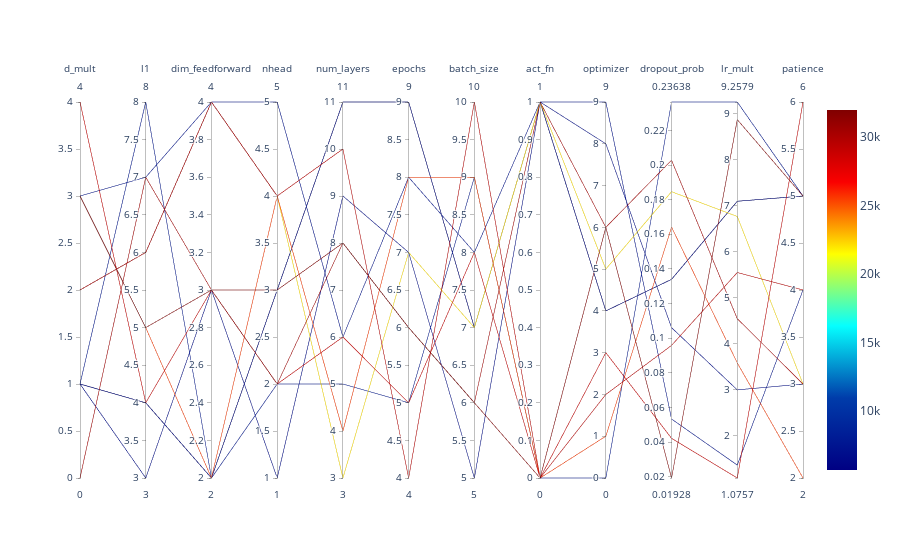

Write notebook code for a chart like this one.
### Markdown cell above
### Parallel Coordinates Plot

### Code cell
#| fig-cap: Parallel coordinates plots
spot_tuner.parallel_plot()

### Figure 1 — Plotly figure (JSON) as saved in the notebook; plotly's stock layout.template omitted (floating-point values rounded to 4 significant figures)
{"data": [{"dimensions": [{"label": "d_mult", "range": [0, 4], "values": [0, 2, 3, 4, 2, 3, 1, 3, 1, 1, 1]}, {"label": "l1", "range": [3, 8], "values": [7, 6, 7, 4, 6, 5, 3, 5, 4, 8, 4]}, {"label": "dim_feedforward", "range": [2, 4], "values": [3, 4, 4, 3, 4, 2, 3, 3, 2, 2, 2]}, {"label": "nhead", "range": [1, 5], "values": [2, 4, 5, 2, 4, 4, 1, 3, 3, 2, 3]}, {"label": "num_layers", "range": [3, 11], "values": [8, 10, 6, 6, 3, 4, 9, 8, 11, 5, 11]}, {"label": "epochs", "range": [4, 9], "values": [6, 4, 8, 5, 7, 8, 7, 6, 9, 5, 9]}, {"label": "batch_size", "range": [5, 10], "values": [6, 10, 8, 8, 7, 9, 5, 6, 7, 9, 7]}, {"label": "act_fn", "range": [0, 1], "values": [1, 0, 1, 0, 1, 0, 1, 0, 1, 0, 1]}, {"label": "optimizer", "range": [0, 9], "values": [6, 2, 9, 3, 5, 1, 8, 6, 4, 0, 4]}, {"label": "dropout_prob", "range": [0.01928, 0.2364], "values": [0.2028, 0.09585, 0.05335, 0.04218, 0.1846, 0.1641, 0.1061, 0.01928, 0.134, 0.2364, 0.134]}, {"label": "lr_mult", "range": [1.076, 9.258], "values": [4.542, 5.547, 1.357, 1.076, 6.767, 3.579, 2.993, 8.874, 7.098, 9.258, 7.098]}, {"label": "patience", "range": [2, 6], "values": [3, 4, 4, 6, 3, 2, 3, 5, 5, 5, 5]}], "line": {"cmax": 31990.0, "cmin": 5690.0, "color": [30330.0, 29320.0, 7284.0, 28850.0, 22130.0, 25590.0, 6731.0, 31990.0, 5690.0, 7629.0, 6377.0], "colorscale": [[0, "rgb(0,0,131)"], [0.2, "rgb(0,60,170)"], [0.4, "rgb(5,255,255)"], [0.6, "rgb(255,255,0)"], [0.8, "rgb(250,0,0)"], [1, "rgb(128,0,0)"]], "showscale": true}, "type": "parcoords"}], "layout": {}}
